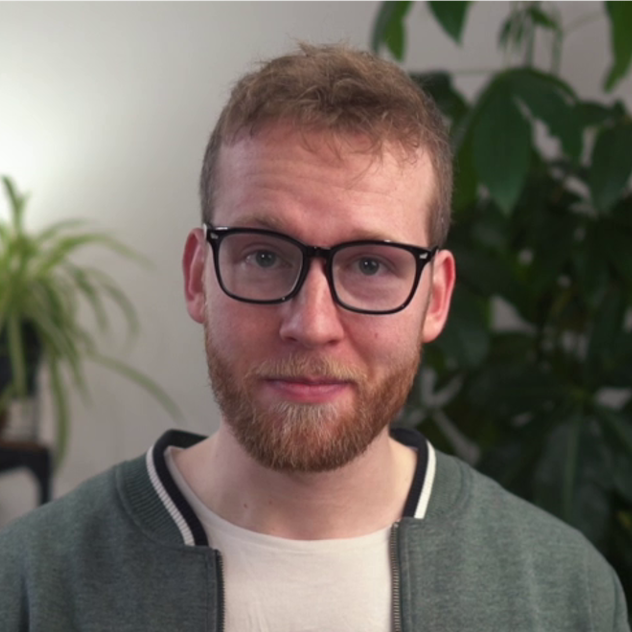
#> input picture assets/images/CL_small_square.png, 632 x 632 px, found by its file name
$ python generate_favicons.py
#> lines starting #> are read from the running program, lines starting #| are printed output that depends on the picture
from PIL import Image
import os

def generate_favicons(source_image_path, output_dir='new_gens'):
    """
    Generate all required favicon versions from a source image
    """
#> called with source_image_path = 'CL_small_square.png', output_dir = 'new_gens'
    try:
        # Create output directory if it doesn't exist
        if not os.path.exists(output_dir):
            os.makedirs(output_dir)

        # Open the source image
        with Image.open(source_image_path) as img:
            # Convert to RGBA if not already
#> img is the input picture: PIL image 632x632 RGBA; mean R, G, B, A 116.5, 106.8, 98.1, 254.8
            if img.mode != 'RGBA':
                img = img.convert('RGBA')

            # Generate Android Chrome icons
            sizes = {
                'android-chrome-192x192.png': (192, 192),
                'android-chrome-512x512.png': (512, 512)
            }
            for filename, size in sizes.items():
                resized = img.resize(size, Image.Resampling.LANCZOS)
                resized.save(os.path.join(output_dir, filename), 'PNG')

            # Generate Apple Touch icon
            apple_icon = img.resize((180, 180), Image.Resampling.LANCZOS)
            apple_icon.save(os.path.join(output_dir, 'apple-touch-icon.png'), 'PNG')

            # Generate regular favicons
            favicon_sizes = {
                'favicon-16x16.png': (16, 16),
                'favicon-32x32.png': (32, 32)
            }
            for filename, size in favicon_sizes.items():
                resized = img.resize(size, Image.Resampling.LANCZOS)
                resized.save(os.path.join(output_dir, filename), 'PNG')
#> this loop made 2 passes
#> pass 1, in generate_favicons, `resized = img.resize(size, Image.Resampling.LANCZOS)`:
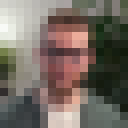
#> resized: PIL image 16x16 RGBA (shown 8 times larger); mean R, G, B, A 116.7, 106.9, 98.3, 254.8; transparent parts drawn white
#> pass 2, in generate_favicons, `resized = img.resize(size, Image.Resampling.LANCZOS)`:
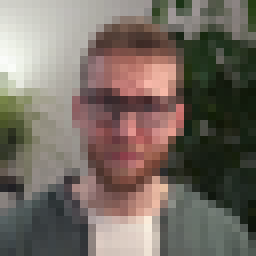
#> resized: PIL image 32x32 RGBA (shown 8 times larger); mean R, G, B, A 116.5, 106.8, 98.1, 254.8; transparent parts drawn white

            # Generate ICO file (contains both 16x16 and 32x32)
            favicon_16 = img.resize((16, 16), Image.Resampling.LANCZOS)
            favicon_32 = img.resize((32, 32), Image.Resampling.LANCZOS)
            favicon_32.save(
                os.path.join(output_dir, 'favicon.ico'),
                format='ICO',
                sizes=[(16, 16), (32, 32)]
            )

            # Generate mstile
            mstile = img.resize((150, 150), Image.Resampling.LANCZOS)
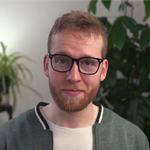
#> mstile: PIL image 150x150 RGBA; mean R, G, B, A 116.5, 106.8, 98.1, 254.8; transparent parts drawn white
            mstile.save(os.path.join(output_dir, 'mstile-150x150.png'), 'PNG')

        # Generate browserconfig.xml
        browserconfig_content = """<?xml version="1.0" encoding="utf-8"?>
<browserconfig>
    <msapplication>
        <tile>
            <square150x150logo src="/mstile-150x150.png"/>
            <TileColor>#da532c</TileColor>
        </tile>
    </msapplication>
</browserconfig>"""

        with open(os.path.join(output_dir, 'browserconfig.xml'), 'w') as f:
            f.write(browserconfig_content)

        # Generate site.webmanifest
        webmanifest_content = """{
    "name": "",
    "short_name": "",
    "icons": [
        {
            "src": "/android-chrome-192x192.png",
            "sizes": "192x192",
            "type": "image/png"
        },
        {
            "src": "/android-chrome-512x512.png",
            "sizes": "512x512",
            "type": "image/png"
        }
    ],
    "theme_color": "#ffffff",
    "background_color": "#ffffff",
    "display": "standalone"
}"""

        with open(os.path.join(output_dir, 'site.webmanifest'), 'w') as f:
            f.write(webmanifest_content)

        return True, "All favicon versions generated successfully!"

    except Exception as e:
        return False, f"Error generating favicons: {str(e)}"


if __name__ == "__main__":

    source_image = "CL_small_square.png"  # Your source image
    success, message = generate_favicons(source_image)
    print(message)

$ run again, with assets/images/CL.png copied over assets/images/CL_small_square.png
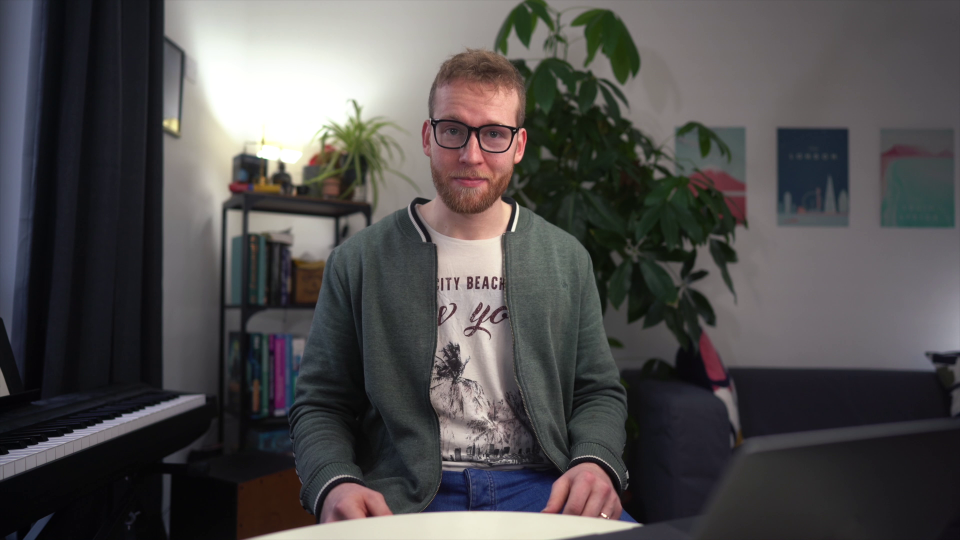
#> input picture assets/images/CL.png, 1920 x 1080 px, found by its file name (shown at 1/2 size)
#> in generate_favicons, img is the input picture: PIL image 1920x1080 RGB; mean R, G, B 80.5, 78.3, 78.6
#> img: PIL image 1920x1080 RGBA
#> in generate_favicons, `apple_icon = img.resize((180, 180), Image.Resampling.LANCZOS)`:
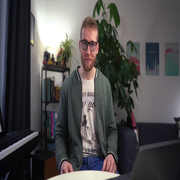
#> apple_icon: PIL image 180x180 RGBA; mean R, G, B, A 80.6, 78.3, 78.6, 255
#> in generate_favicons, `mstile = img.resize((150, 150), Image.Resampling.LANCZOS)`:
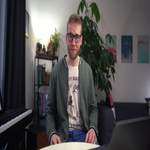
#> mstile: PIL image 150x150 RGBA; mean R, G, B, A 80.6, 78.3, 78.6, 255
